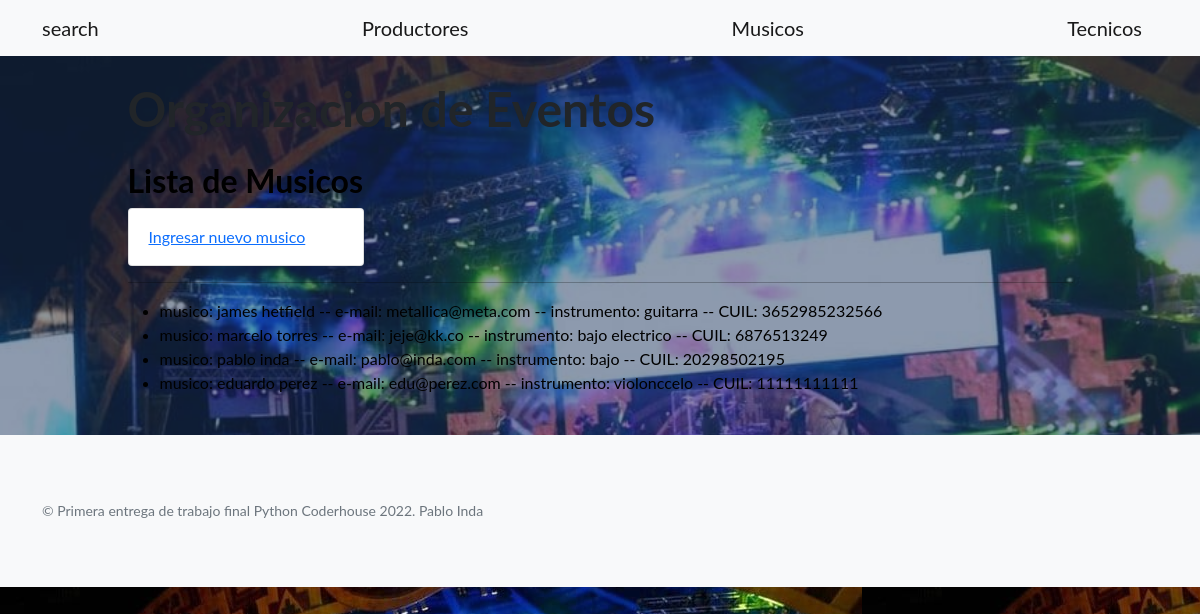
Screenshot of /evento_artistico/musicos with the database file from the repository.
### evento_artistico/models.py (models this page shows)
class Musicos(models.Model):
    nombre = models.CharField(max_length=40)
    apellido = models.CharField(max_length=40)
    email = models.EmailField()
    instrumento = models.CharField(max_length=40)
    cuil = models.IntegerField()

### evento_artistico/views.py (the view)
# urls.py: path('musicos', views.musicos, name='musicos'),
def musicos(request):
    musicos = Musicos.objects.all()
    context_dict = {
        'musicos': musicos
    }
    return render(
        request=request,
        context=context_dict,
        template_name="evento_artistico/musicos.html"
    )

### evento_artistico/templates/evento_artistico/musicos.html
{% extends "evento_artistico/index.html" %}
{% load static %}
{% block contenidoQueCambia %}
<h2>Lista de Musicos</h2>
<a class="card_custom" href="{% url 'musicosform' %}">Ingresar nuevo musico</a>
<hr></hr>
<ul>
    {% for musico in musicos %}
        <li>
            musico: {{musico.nombre}} {{musico.apellido}}
            -- e-mail: {{musico.email}}
            -- instrumento: {{musico.instrumento}}
            -- CUIL: {{musico.cuil}}
        </li>
    {% endfor %}
</ul>
{% endblock %}

### evento_artistico/templates/evento_artistico/index.html (shortened to what this page needs)
<!DOCTYPE html>
<html lang="en">
    <head>
        {% load static %}
        <link href="{% static 'evento_artistico/css/styles.css' %}" rel="stylesheet" />
    </head>
    <body>
        <nav class="navbar navbar-light bg-light static-top">
            <div class="container">
                <a class="navbar-brand" href="{% url 'search' %}">search</a>
                <a class="navbar-brand" href="{% url 'productores' %}">Productores</a>
                <a class="navbar-brand" href="{% url 'musicos' %}">Musicos</a>
                <a class="navbar-brand" href="{% url 'tecnicos' %}">Tecnicos</a>
            </div>
        </nav>
        <header class="masthead">
            <div class="container position-relative">
                <div class="row justify-content-center">
                    <div class="col-xl-6">
                            <h1 class="mb-5"> Organizacion de Eventos <br> </h1>
                            <div class="text-lg-start text-black">
                                {% block contenidoQueCambia %}
                                {% endblock %}
                            </div>
                        </div>
                    </div>
                </div>
        </header>
        <footer class="footer bg-light">
            <div class="container">
                <div class="row">
                    <div class="col-lg-6 h-100 text-center text-lg-start my-auto">
                        <p class="text-muted small mb-4 mb-lg-0">&copy; Primera entrega de trabajo final Python Coderhouse 2022. Pablo Inda</p>
                    </div>
                    <div class="col-lg-6 h-100 text-center text-lg-end my-auto">
                        <ul class="list-inline mb-0">
                        </ul>
                    </div>
                </div>
            </div>
        </footer>
    </body>
</html>

### rows the page displays
Musicos: nombre "james", apellido "hetfield", email "metallica@meta.com", instrumento "guitarra", cuil "3652985232566"
Musicos: nombre "marcelo", apellido "torres", email "jeje@kk.co", instrumento "bajo electrico", cuil "6876513249"
Musicos: nombre "pablo", apellido "inda", email "pablo@inda.com", instrumento "bajo", cuil "20298502195"
Musicos: nombre "eduardo", apellido "perez", email "edu@perez.com", instrumento "violonccelo", cuil "11111111111"
